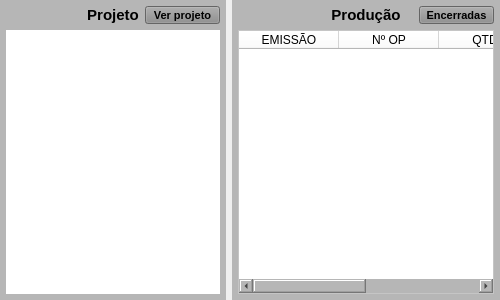
         <widget class="QWidget" name="widget_23" native="true">
          <property name="minimumSize">
           <size>
            <width>0</width>
            <height>300</height>
           </size>
          </property>
          <layout class="QHBoxLayout" name="horizontalLayout_7">
           <property name="leftMargin">
            <number>0</number>
           </property>
           <property name="topMargin">
            <number>0</number>
           </property>
           <property name="rightMargin">
            <number>0</number>
           </property>
           <property name="bottomMargin">
            <number>0</number>
           </property>
           <item>
            <widget class="QWidget" name="widget_13" native="true">
             <property name="minimumSize">
              <size>
               <width>0</width>
               <height>0</height>
              </size>
             </property>
             <property name="maximumSize">
              <size>
               <width>16777215</width>
               <height>16777215</height>
              </size>
             </property>
             <property name="styleSheet">
              <string notr="true">background-color: rgb(182, 182, 182);</string>
             </property>
             <layout class="QVBoxLayout" name="verticalLayout_15">
              <property name="leftMargin">
               <number>6</number>
              </property>
              <property name="topMargin">
               <number>6</number>
              </property>
              <property name="rightMargin">
               <number>6</number>
              </property>
              <property name="bottomMargin">
               <number>6</number>
              </property>
              <item>
               <widget class="QWidget" name="widget_14" native="true">
                <property name="minimumSize">
                 <size>
                  <width>0</width>
                  <height>18</height>
                 </size>
                </property>
                <property name="maximumSize">
                 <size>
                  <width>16777215</width>
                  <height>18</height>
                 </size>
                </property>
                <layout class="QHBoxLayout" name="horizontalLayout_13">
                 <property name="leftMargin">
                  <number>0</number>
                 </property>
                 <property name="topMargin">
                  <number>0</number>
                 </property>
                 <property name="rightMargin">
                  <number>0</number>
                 </property>
                 <property name="bottomMargin">
                  <number>0</number>
                 </property>
                 <item>
                  <widget class="QLabel" name="label_6">
                   <property name="minimumSize">
                    <size>
                     <width>75</width>
                     <height>0</height>
                    </size>
                   </property>
                   <property name="maximumSize">
                    <size>
                     <width>75</width>
                     <height>16777215</height>
                    </size>
                   </property>
                   <property name="text">
                    <string/>
                   </property>
                  </widget>
                 </item>
                 <item>
                  <widget class="QLabel" name="label_Titulo_3">
                   <property name="minimumSize">
                    <size>
                     <width>0</width>
                     <height>0</height>
                    </size>
                   </property>
                   <property name="maximumSize">
                    <size>
                     <width>16777215</width>
                     <height>16777215</height>
                    </size>
                   </property>
                   <property name="font">
                    <font>
                     <pointsize>11</pointsize>
                     <weight>75</weight>
                     <bold>true</bold>
                    </font>
                   </property>
                   <property name="text">
                    <string>Projeto</string>
                   </property>
                   <property name="alignment">
                    <set>Qt::AlignCenter</set>
                   </property>
                  </widget>
                 </item>
                 <item>
                  <widget class="QPushButton" name="btn_Projeto">
                   <property name="sizePolicy">
                    <sizepolicy hsizetype="Preferred" vsizetype="Preferred">
                     <horstretch>0</horstretch>
                     <verstretch>0</verstretch>
                    </sizepolicy>
                   </property>
                   <property name="minimumSize">
                    <size>
                     <width>75</width>
                     <height>0</height>
                    </size>
                   </property>
                   <property name="maximumSize">
                    <size>
                     <width>75</width>
                     <height>16777215</height>
                    </size>
                   </property>
                   <property name="font">
                    <font>
                     <pointsize>8</pointsize>
                     <weight>75</weight>
                     <bold>true</bold>
                    </font>
                   </property>
                   <property name="cursor">
                    <cursorShape>PointingHandCursor</cursorShape>
                   </property>
                   <property name="layoutDirection">
                    <enum>Qt::LeftToRight</enum>
                   </property>
                   <property name="autoFillBackground">
                    <bool>false</bool>
                   </property>
                   <property name="styleSheet">
                    <string notr="true">background-color: rgb(141, 141, 141);</string>
                   </property>
                   <property name="text">
                    <string>Ver projeto</string>
                   </property>
                   <property name="checkable">
                    <bool>false</bool>
                   </property>
                   <property name="autoDefault">
                    <bool>false</bool>
                   </property>
                   <property name="default">
                    <bool>false</bool>
                   </property>
                   <property name="flat">
                    <bool>false</bool>
                   </property>
                  </widget>
                 </item>
                </layout>
               </widget>
              </item>
              <item>
               <widget class="QLabel" name="label">
                <property name="cursor">
                 <cursorShape>ArrowCursor</cursorShape>
                </property>
                <property name="focusPolicy">
                 <enum>Qt::NoFocus</enum>
                </property>
                <property name="styleSheet">
                 <string notr="true">background-color: rgb(255, 255, 255);</string>
                </property>
                <property name="text">
                 <string/>
                </property>
                <property name="alignment">
                 <set>Qt::AlignCenter</set>
                </property>
               </widget>
              </item>
             </layout>
            </widget>
           </item>
           <item>
            <widget class="QWidget" name="widget_Producao" native="true">
             <property name="minimumSize">
              <size>
               <width>0</width>
               <height>0</height>
              </size>
             </property>
             <property name="maximumSize">
              <size>
               <width>16777215</width>
               <height>16777215</height>
              </size>
             </property>
             <property name="styleSheet">
              <string notr="true">background-color: rgb(182, 182, 182);</string>
             </property>
             <layout class="QVBoxLayout" name="verticalLayout_3">
              <property name="leftMargin">
               <number>6</number>
              </property>
              <property name="topMargin">
               <number>6</number>
              </property>
              <property name="rightMargin">
               <number>6</number>
              </property>
              <property name="bottomMargin">
               <number>6</number>
              </property>
              <item>
               <widget class="QWidget" name="widget_26" native="true">
                <property name="minimumSize">
                 <size>
                  <width>0</width>
                  <height>18</height>
                 </size>
                </property>
                <property name="maximumSize">
                 <size>
                  <width>16777215</width>
                  <height>18</height>
                 </size>
                </property>
                <layout class="QHBoxLayout" name="horizontalLayout_18">
                 <property name="leftMargin">
                  <number>0</number>
                 </property>
                 <property name="topMargin">
                  <number>0</number>
                 </property>
                 <property name="rightMargin">
                  <number>0</number>
                 </property>
                 <property name="bottomMargin">
                  <number>0</number>
                 </property>
                 <item>
                  <widget class="QLabel" name="label_11">
                   <property name="minimumSize">
                    <size>
                     <width>75</width>
                     <height>0</height>
                    </size>
                   </property>
                   <property name="maximumSize">
                    <size>
                     <width>75</width>
                     <height>16777215</height>
                    </size>
                   </property>
                   <property name="text">
                    <string/>
                   </property>
                  </widget>
                 </item>
                 <item>
                  <widget class="QLabel" name="label_60">
                   <property name="minimumSize">
                    <size>
                     <width>0</width>
                     <height>0</height>
                    </size>
                   </property>
                   <property name="maximumSize">
                    <size>
                     <width>16777215</width>
                     <height>16777215</height>
                    </size>
                   </property>
                   <property name="font">
                    <font>
                     <pointsize>11</pointsize>
                     <weight>75</weight>
                     <bold>true</bold>
                    </font>
                   </property>
                   <property name="text">
                    <string>Produção</string>
                   </property>
                   <property name="alignment">
                    <set>Qt::AlignCenter</set>
                   </property>
                  </widget>
                 </item>
                 <item>
                  <widget class="QPushButton" name="btn_OP_Encerradas">
                   <property name="sizePolicy">
                    <sizepolicy hsizetype="Preferred" vsizetype="Preferred">
                     <horstretch>0</horstretch>
                     <verstretch>0</verstretch>
                    </sizepolicy>
                   </property>
                   <property name="minimumSize">
                    <size>
                     <width>75</width>
                     <height>0</height>
                    </size>
                   </property>
                   <property name="maximumSize">
                    <size>
                     <width>75</width>
                     <height>16777215</height>
                    </size>
                   </property>
                   <property name="font">
                    <font>
                     <pointsize>8</pointsize>
                     <weight>75</weight>
                     <bold>true</bold>
                    </font>
                   </property>
                   <property name="cursor">
                    <cursorShape>PointingHandCursor</cursorShape>
                   </property>
                   <property name="layoutDirection">
                    <enum>Qt::LeftToRight</enum>
                   </property>
                   <property name="autoFillBackground">
                    <bool>false</bool>
                   </property>
                   <property name="styleSheet">
                    <string notr="true">background-color: rgb(141, 141, 141);</string>
                   </property>
                   <property name="text">
                    <string>Encerradas</string>
                   </property>
                   <property name="checkable">
                    <bool>false</bool>
                   </property>
                   <property name="autoDefault">
                    <bool>false</bool>
                   </property>
                   <property name="default">
                    <bool>false</bool>
                   </property>
                   <property name="flat">
                    <bool>false</bool>
                   </property>
                  </widget>
                 </item>
                </layout>
               </widget>
              </item>
              <item>
               <widget class="QTableWidget" name="table_Producao">
                <property name="sizePolicy">
                 <sizepolicy hsizetype="Preferred" vsizetype="Preferred">
                  <horstretch>0</horstretch>
                  <verstretch>0</verstretch>
                 </sizepolicy>
                </property>
                <property name="font">
                 <font>
                  <pointsize>9</pointsize>
                 </font>
                </property>
                <property name="styleSheet">
                 <string notr="true">background-color: rgb(255, 255, 255);</string>
                </property>
                <column>
                 <property name="text">
                  <string>EMISSÃO</string>
                 </property>
                </column>
                <column>
                 <property name="text">
                  <string>Nº OP</string>
                 </property>
                </column>
                <column>
                 <property name="text">
                  <string>QTDE</string>
                 </property>
                </column>
                <column>
                 <property name="text">
                  <string>EST/CON</string>
                 </property>
                </column>
               </widget>
              </item>
             </layout>
            </widget>
           </item>
          </layout>
         </widget>
